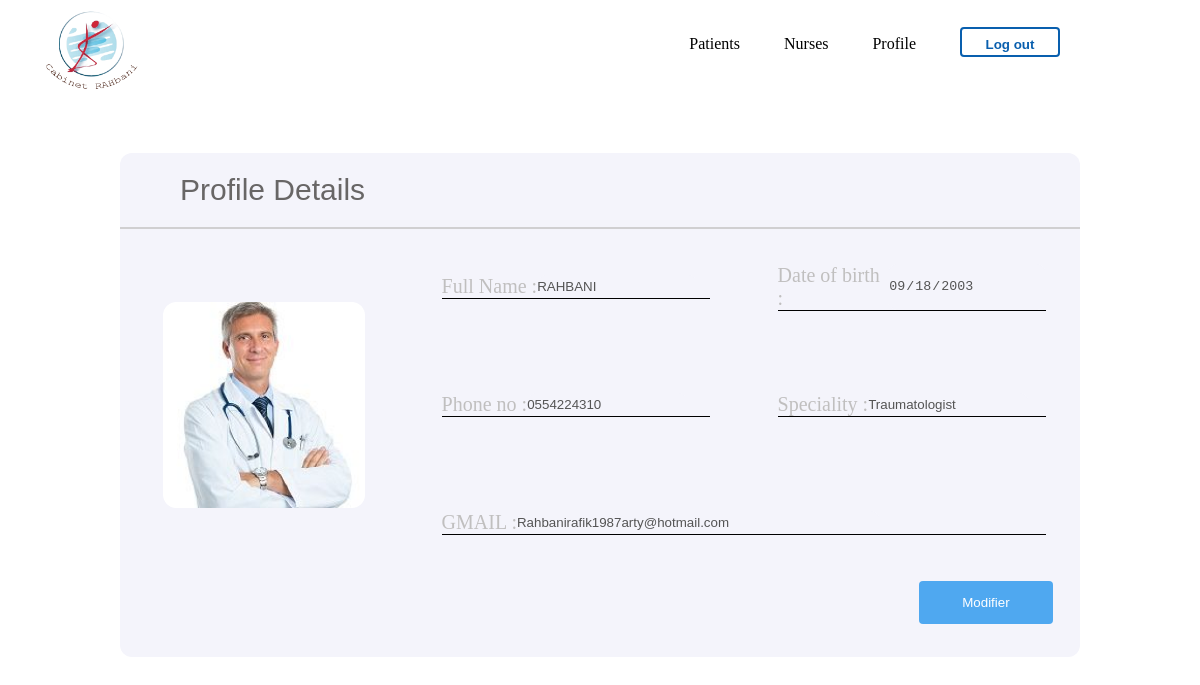
The app's page /Parofil_docteur/profil.php with its own data.
### tables this page shows
CREATE TABLE `docteur` (
  `nom` varchar(255) NOT NULL,
  `Prenom` varchar(255) NOT NULL,
  `date_naissance` date NOT NULL,
  `Gmail` varchar(255) NOT NULL,
  `phone` int(13) NOT NULL,
  `Specialiter` varchar(255) NOT NULL,
  `Mot_pass` varchar(255) NOT NULL
);

### Parofil_docteur/profil.php (the view, shortened to what this page needs)
<!DOCTYPE html>
<html lang="en">
<head>
    <link rel="stylesheet" href="./profil.css">
    <link href='https://unpkg.com/boxicons@2.1.1/css/boxicons.min.css' rel='stylesheet'>
    <link rel="stylesheet" href="../nav_bar_P_N_PR/nav_bar.css">
</head>
<body>
    <header class="header_doc">
        <div class="nav-bar">
            <img src="../index/logo.png" class="logo" />
            <ul class="menu">
                <li id="hh"><a href="../patient/patient.php">Patients</a></li>
                <li id="hh"><a href="../Nurese/firmier.php">Nurses</a></li>
                <li class="active" id="hh"><a href="./profil.php">Profile</a></li>
                <li>
                    <a href="../index/index1.html"> <button class="hoo" type="button">Log out</button></a>
                </li>
            </ul>
        </div>
    </header>
    <?php include './connection.php'; ?>
    <?php
    $sql = ' SELECT * FROM docteur ';
    $result = mysqli_query($conn, $sql);
    $docteur = mysqli_fetch_all($result, MYSQLI_ASSOC);
    ?>
    <main>
        <div class="profil_center">
            <div class="details">Profile Details</div>
            <div class="info_docteur_">
                <div class="profil__photos"><img src="./profil_docteur.png" alt=""></div>
                <div class="donner_docteur">
                    <?php foreach ($docteur as  $profil) { ?>
                        <div class="form">
                            <div class="pp">
                                <div class="full_nn">Full Name : <input type="text" name="" id="" value="<?php echo $profil["nom"] . "  " . $profil["Prenom"] ?>" disabled></div>
                                <div class="date_nn"> Date of birth :<input type="date" name="" id="" value="<?php echo $profil["date_naissance"] ?>" disabled></div>
                            </div>
                            <div class="pp">
                                <div class="phone_nn">Phone no :<input type="text" name="" value="0<?php echo $profil["phone"] ?>" disabled></div>
                                <div class="sp_nn">Speciality :<input type="text" name="" value="<?php echo $profil["Specialiter"] ?>" disabled></div>
                            </div>
                            <div class="pp">
                                <div class="mail_nn">GMAIL :<input type="text" name="" value="<?php echo $profil["Gmail"] ?>" disabled></div>
                            </div>
                            <div class="_modifier"><input type="submit" name="Modifier" id="subb" value="Modifier"></div>
                        </div>
                    <?php } ?>
                </div>
            </div>
        </div>
    </main>
</body>
</html>

### Parofil_docteur/profil.css (style rules this page uses)
* { padding: 0%; margin: 0%; -webkit-box-sizing: border-box; box-sizing: border-box; }
main { width: 100%; height: 90vh; display: -webkit-box; display: -ms-flexbox; display: flex; -webkit-box-pack: center; -ms-flex-pack: center; justify-content: center; -webkit-box-align: center; -ms-flex-align: center; align-items: center; padding-top: 90px; }
main .profil_center { width: 80%; height: 80%; border-radius: 12px; background-color: #f4f4fb; }
main .details { width: 100%; height: 15%; border-top-right-radius: 12px; border-top-left-radius: 12px; color: #686666; font-size: 30px; font-family: sans-serif; border-bottom: 2px solid rgba(188, 186, 186, 0.64); display: -webkit-box; display: -ms-flexbox; display: flex; -webkit-box-align: center; -ms-flex-align: center; align-items: center; padding-left: 60px; }
main .info_docteur_ { width: 100%; height: 70%; display: -webkit-box; display: -ms-flexbox; display: flex; }
main .profil__photos { height: 100%; width: 30%; display: -webkit-box; display: -ms-flexbox; display: flex; -webkit-box-pack: center; -ms-flex-pack: center; justify-content: center; -webkit-box-align: center; -ms-flex-align: center; align-items: center; }
main .profil__photos img { width: 70%; }
main .donner_docteur { width: 70%; height: 100%; display: -webkit-box; display: -ms-flexbox; display: flex; -webkit-box-orient: vertical; -webkit-box-direction: normal; -ms-flex-direction: column; flex-direction: column; }
main .form { width: 100%; height: 100%; }
main .pp { width: 100%; height: 33.33%; display: -webkit-box; display: -ms-flexbox; display: flex; -ms-flex-pack: distribute; justify-content: space-around; -webkit-box-align: center; -ms-flex-align: center; align-items: center; }
main .pp input { border: none; outline: none; background-color: #f4f4fb; width: 60%; border-radius: 10px; }
main .sp_nn, main .phone_nn, main .full_nn, main .date_nn { width: 40%; border-bottom: 1px solid black; display: -webkit-box; display: -ms-flexbox; display: flex; color: #c0bfbf; font-size: 20px; }
main .mail_nn { width: 90%; border-bottom: 1px solid black; display: -webkit-box; display: -ms-flexbox; display: flex; color: #c0bfbf; font-size: 20px; -webkit-box-pack: start; -ms-flex-pack: start; justify-content: flex-start; }
main ._modifier { height: 20%; border-bottom-right-radius: 12px; border-bottom-left-radius: 12px; display: -webkit-box; display: -ms-flexbox; display: flex; -webkit-box-pack: end; -ms-flex-pack: end; justify-content: end; -webkit-box-align: start; -ms-flex-align: start; align-items: flex-start; }
main #subb { width: 20%; height: 60%; background-color: #4fa8f0; color: white; border: none; border-radius: 4px; margin-right: 4%; cursor: pointer; }

### nav_bar_P_N_PR/nav_bar.css (style rules this page uses)
.header_doc { width: 100%; height: 17%; margin-top: -3%; position: fixed; }
.header_doc .nav-bar { width: 100%; height: 17%; position: fixed; padding: 35px 0; display: -webkit-box; display: -ms-flexbox; display: flex; -webkit-box-align: center; -ms-flex-align: center; align-items: center; -webkit-box-pack: justify; -ms-flex-pack: justify; justify-content: space-between; background: #fff; z-index: 10; }
.header_doc .logo { width: 180px; margin-left: 3px; margin-top: 3%; }
.header_doc .menu { display: block; list-style-type: disc; -webkit-margin-before: 1em; margin-block-start: 1em; -webkit-margin-after: 1em; margin-block-end: 1em; -webkit-margin-start: 0px; margin-inline-start: 0px; -webkit-margin-end: 0px; margin-inline-end: 0px; -webkit-padding-start: 40px; padding-inline-start: 40px; margin-right: 10%; margin-top: 3%; gap: 20px; }
.header_doc .nav-bar ul #hh::after { content: ""; height: 2px; width: 0; background: #17076d; position: absolute; bottom: -5px; left: 0; -webkit-transition: 0.5s; transition: 0.5s; }
.header_doc ul li { display: inline-block; list-style: none; margin: 0 20px; position: relative; }
.header_doc ul li a { text-decoration: none; color: black; }
.header_doc .hoo { cursor: pointer; width: 100px; height: 30px; background-color: transparent; border-radius: 4px; border: 2px solid #095fae; color: #095fae; font-weight: bold; padding: 4% 0 0 0; }

### records on screen
docteur: nom "RAHBANI", date_naissance "09/18/2003", phone "0554224310", Specialiter "Traumatologist", Gmail "Rahbanirafik1987arty@hotmail.com"
